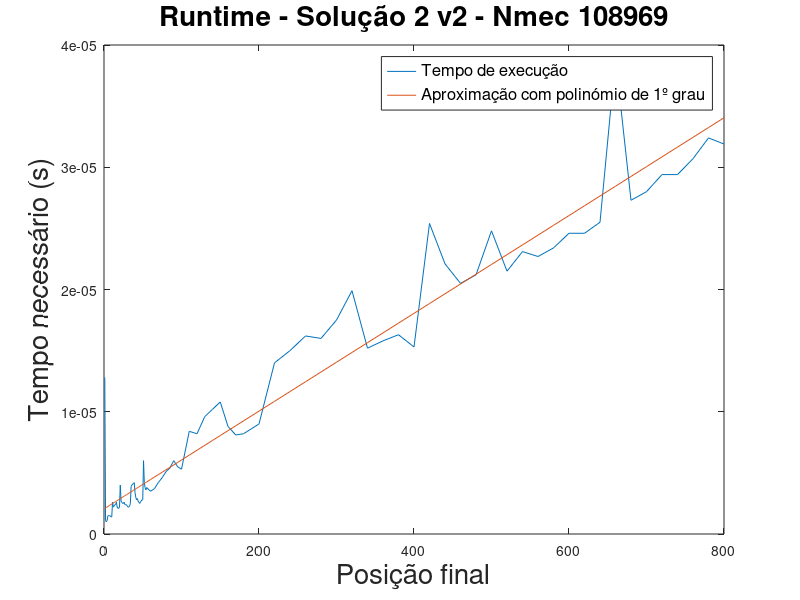

Recreate this plot in MATLAB. (Note: this script raises an error after producing the figure.)
clc; clear all
%% para nº mecanográfico 108969 - 2a versão da solução 2
dadossol2_108969 = load("solucao2boa_108969.txt");
t = dadossol2_108969(1:end,4);
n = dadossol2_108969(1:end,1);
figure(1)
plot(n,t)
hold on
N =  [n 0*n+1];
A1 = pinv(N)*t;
A1_formated = A1(1)*n+A1(2);
plot(n,A1_formated) 
legend('Tempo de execução','Aproximação com polinómio de 1º grau','FontSize',12)
title('Runtime - Solução 2 v2 - Nmec 108969','FontSize',20)
xlabel('Posição final','FontSize',20)
ylabel('Tempo necessário (s)','FontSize',20)
ax = gca;
ax.FontSize = 16;
ay.FontSize = 16;
%% para nº mecanográfico 107186 - 2a versão da solução 2
dadossol2_107186 = load("solucao2boa_107186.txt");
t = dadossol2_107186(1:end,4);
n = dadossol2_107186(1:end,1);
figure(2)
plot(n,t)
hold on
N =  [ n 0*n+1];
A2 = pinv(N)*t;
A2_formated = A2(1)*n+A2(2);
plot(n,A2_formated) 
legend('Tempo de execução','Aproximação com polinómio de 1º grau','FontSize',12)
title('Runtime - Solução 2 v2 - Nmec 107186','FontSize',20)
xlabel('Posição final','FontSize',20)
ylabel('Tempo necessário (s)','FontSize',20)
ax = gca;
ax.FontSize = 16;
ay.FontSize = 16;
fprintf("Equação para nmec 108969 : %i*n + %i \n",A1(1),A1(2))
fprintf("Equação para nmec 107186 : %i*n + %i \n",A2(1),A2(2))